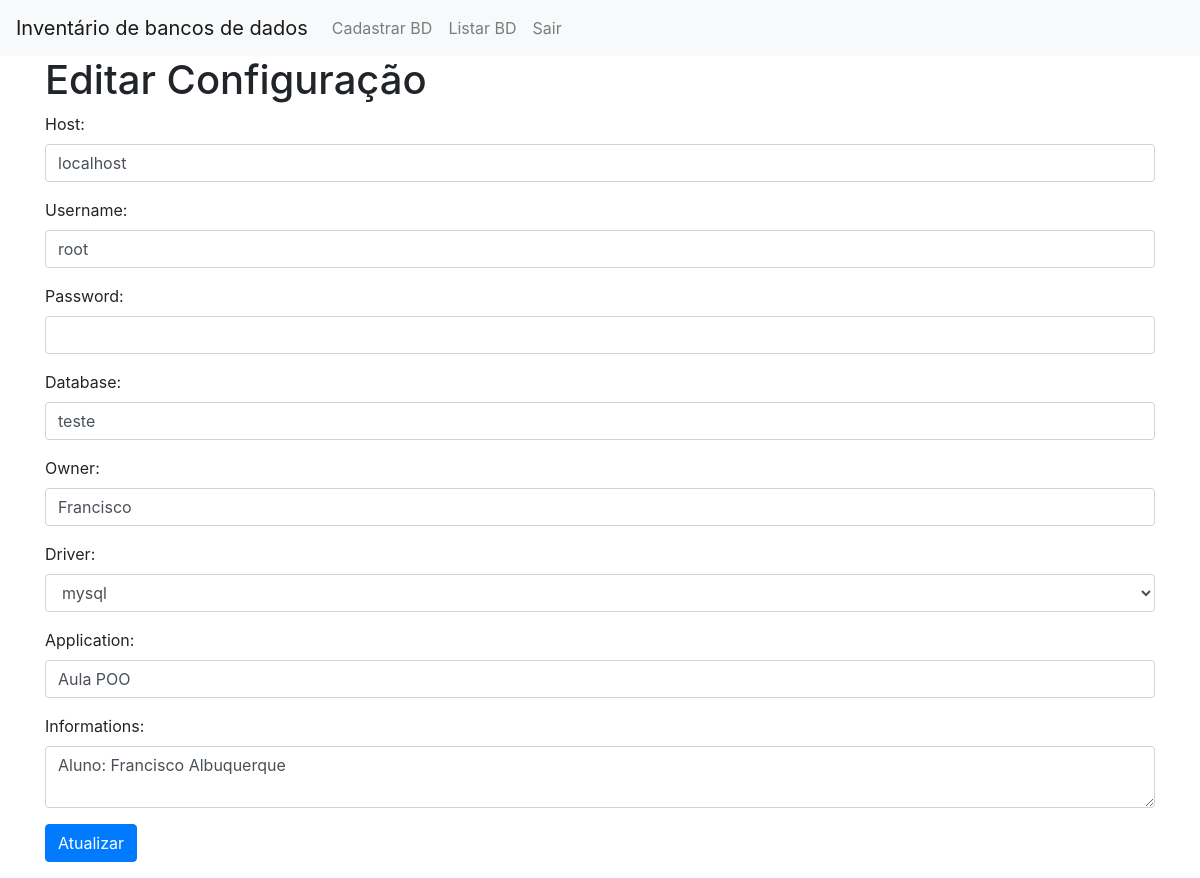
/edit.php?id=4 (signed in), run on the app's committed database.
### tables this page shows
CREATE TABLE `configs` (
  `id` int(11) NOT NULL,
  `host` varchar(255) NOT NULL,
  `username` varchar(255) NOT NULL,
  `password` varchar(255) NOT NULL,
  `database_name` varchar(255) NOT NULL,
  `owner` varchar(255) NOT NULL,
  `driver` varchar(255) NOT NULL,
  `application` varchar(255) NOT NULL,
  `informations` text NOT NULL
);

### includes/config.php (called while the page is built)
<?php
$dsn = 'mysql:host=localhost;dbname=aula_pos_poo';
$username = 'root';
$password = '';
?>

### classes/DatabaseConfig.php (called while the page is built, shortened)
<?php
class DatabaseConfig
{
    private $pdo;
    public function __construct()
    {
        include(__DIR__ . '/../includes/config.php');
        try {
            $this->pdo = new PDO($dsn, $username, $password);
            $this->pdo->setAttribute(PDO::ATTR_ERRMODE, PDO::ERRMODE_EXCEPTION);
        } catch (PDOException $e) {
            die('Erro na conexão com o banco de dados: ' . $e->getMessage());
        }
    }
    public function getConfigById($id)
    {
        $query = "SELECT * FROM configs WHERE id = :id";
        $statement = $this->pdo->prepare($query);
        $statement->bindParam(':id', $id, PDO::PARAM_INT);
        $statement->execute();
        $result = $statement->fetch(PDO::FETCH_ASSOC);
        return $result;
    }
}

### edit.php (the view, shortened to what this page needs)
<?php
require_once 'autoload.php';
if (isset($_GET['id'])) {
    $id = $_GET['id'];
    $config = new DatabaseConfig();
    $configData = $config->getConfigById($id);
    if ($configData) {
        $host = $configData['host'];
        $username = $configData['username'];
        $password = $configData['password'];
        $database_name = $configData['database_name'];
        $owner = $configData['owner'];
        $application = $configData['application'];
        $informations = $configData['informations'];
    } else {
        header('Location: index.php');
        exit;
    }
} else {
    header('Location: index.php');
    exit;
}
?>
<!DOCTYPE html>
<html>
<head>
    <link rel="stylesheet" href="https://stackpath.bootstrapcdn.com/bootstrap/4.5.0/css/bootstrap.min.css">
</head>
<body>
    <div class="container">
        <h1>Editar Configuração</h1>
        <form method="post">
            <div class="form-group">
                <label for="host">Host:</label>
                <input type="text" class="form-control" id="host" name="host" value="<?php echo $host; ?>" required>
            </div>
            <div class="form-group">
                <label for="username">Username:</label>
                <input type="text" class="form-control" id="username" name="username" value="<?php echo $username; ?>" required>
            </div>
            <div class="form-group">
                <label for="password">Password:</label>
                <input type="password" class="form-control" id="password" name="password" value="<?php echo $password; ?>" required>
            </div>
            <div class="form-group">
                <label for="database_name">Database:</label>
                <input type="text" class="form-control" id="database_name" name="database_name" value="<?php echo $database_name; ?>" required>
            </div>
            <div class="form-group">
                <label for="owner">Owner:</label>
                <input type="text" class="form-control" id="owner" name="owner" value="<?php echo $owner; ?>" required>
            </div>
            <div class="form-group">
                <label for="driver">Driver:</label>
                <select class="form-control" id="driver" name="driver" required>
                    <?php
                    $supportedDrivers = PDO::getAvailableDrivers();
                    foreach ($supportedDrivers as $driver) {
                        echo '<option value="' . $driver . '">' . $driver . '</option>';
                    }
                    ?>
                </select>
            </div>
            <div class="form-group">
                <label for="application">Application:</label>
                <input type="text" class="form-control" id="application" name="application" value="<?php echo $application; ?>" required>
            </div>
            <div class="form-group">
                <label for="informations">Informations:</label>
                <textarea class="form-control" id="informations" name="informations" required><?php echo $informations; ?></textarea>
            </div>
            <button type="submit" name="update" class="btn btn-primary">Atualizar</button>
        </form>
    </div>
</body>
</html>

### data on the page
configs: host "localhost", username "root", database_name "teste", owner "Francisco", application "Aula POO", informations "Aluno: Francisco Albuquerque"

### other printed values
$menuItem['name'] "Cadastrar BD"
$menuItem['name'] "Listar BD"
$menuItem['name'] "Sair"
form field driver "mysql"
